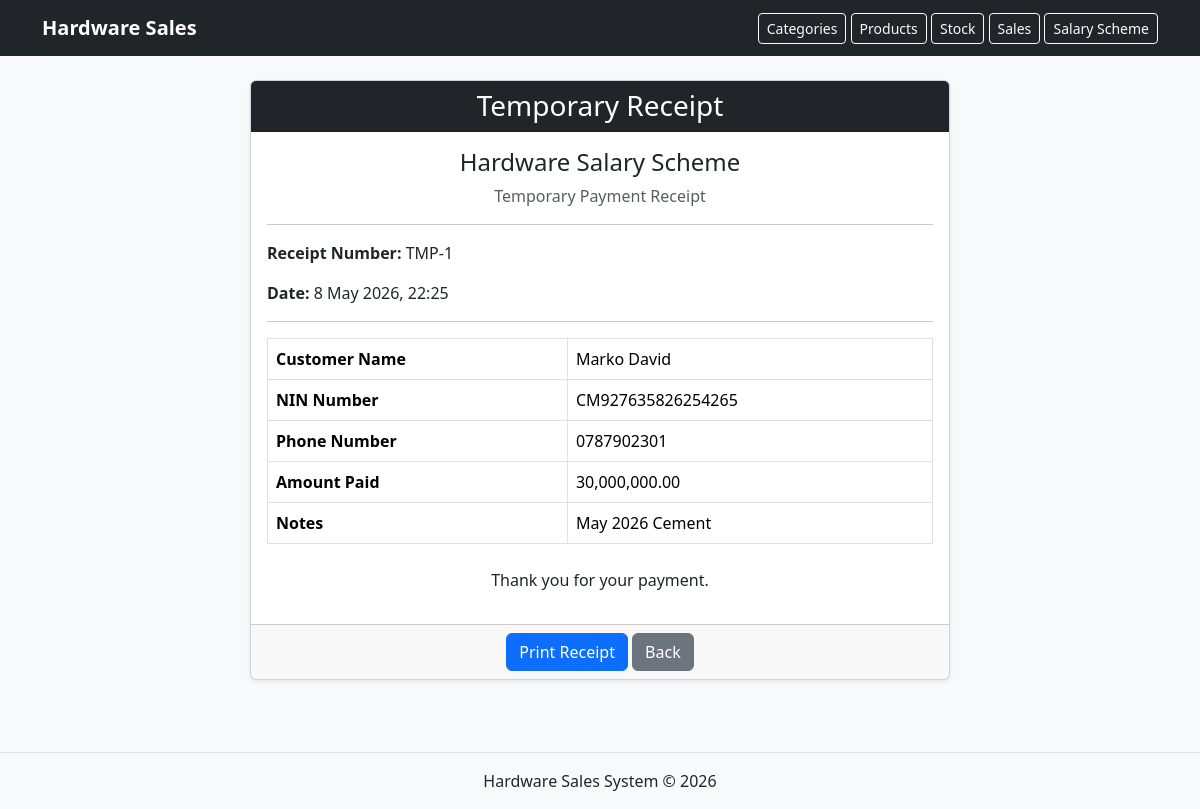
Page /scheme/payment/1/receipt/ on the committed database.
### scheme/models.py (models this page shows, shortened)
class SchemePayment(models.Model):
    customer = models.ForeignKey(SchemeCustomer, on_delete=models.CASCADE)
    amount_paid = models.DecimalField(max_digits=12, decimal_places=2)
    payment_date = models.DateTimeField(auto_now_add=True)
    notes = models.TextField(blank=True)

class SchemeCustomer(models.Model):
    full_name = models.CharField(max_length=150)
    nin_number = models.CharField(max_length=30, unique=True)
    phone_number = models.CharField(max_length=20)
    address = models.TextField()
    occupation = models.CharField(max_length=100, default="Salary Earner")
    employer_name = models.CharField(max_length=150, blank=True)
    date_registered = models.DateTimeField(auto_now_add=True)

### scheme/views.py (the view)
# urls.py: path("payment/<int:payment_id>/receipt/", views.temporary_receipt, name="temporary_receipt"),
def temporary_receipt(request, payment_id):
    payment = get_object_or_404(SchemePayment, id=payment_id)
    return render(request, "temporary_receipt.html", {"payment": payment})

### scheme/templates/temporary_receipt.html
{% extends 'base.html' %}
{% load humanize %}
{% block content %}
<div class="card shadow-sm mx-auto"
     style="max-width: 700px;">
    <div class="card-header bg-dark text-white text-center">
        <h3 class="mb-0">Temporary Receipt</h3>
    </div>
    <div class="card-body">
        <h4 class="text-center">
            Hardware Salary Scheme
        </h4>
        <p class="text-center text-muted">
            Temporary Payment Receipt
        </p>
        <hr>
        <p>
            <strong>Receipt Number:</strong>
            TMP-{{ payment.id }}
        </p>
        <p>
            <strong>Date:</strong>
            {{ payment.payment_date|date:"j F Y, H:i" }}
        </p>
        <hr>
        <table class="table table-bordered">
            <tr>
                <th>Customer Name</th>
                <td>{{ payment.customer.full_name }}</td>
            </tr>
            <tr>
                <th>NIN Number</th>
                <td>{{ payment.customer.nin_number }}</td>
            </tr>
            <tr>
                <th>Phone Number</th>
                <td>{{ payment.customer.phone_number }}</td>
            </tr>
            <tr>
                <th>Amount Paid</th>
                <td>
                    {{ payment.amount_paid|floatformat:2|intcomma }}
                </td>
            </tr>
            <tr>
                <th>Notes</th>
                <td>{{ payment.notes }}</td>
            </tr>
        </table>
        <p class="text-center mt-4">
            Thank you for your payment.
        </p>
    </div>
    <div class="card-footer text-center">
        <button onclick="window.print()"
                class="btn btn-primary">
            Print Receipt
        </button>
        <a href="{% url 'scheme_customer_list' %}"
           class="btn btn-secondary">
            Back
        </a>
    </div>
</div>
{% endblock %}

### rows in the picture
SchemePayment: id "1", payment_date "8 May 2026, 22:25", customer.full_name "Marko David", customer.nin_number "CM927635826254265", customer.phone_number "0787902301", amount_paid "30,000,000.00", notes "May 2026 Cement"
